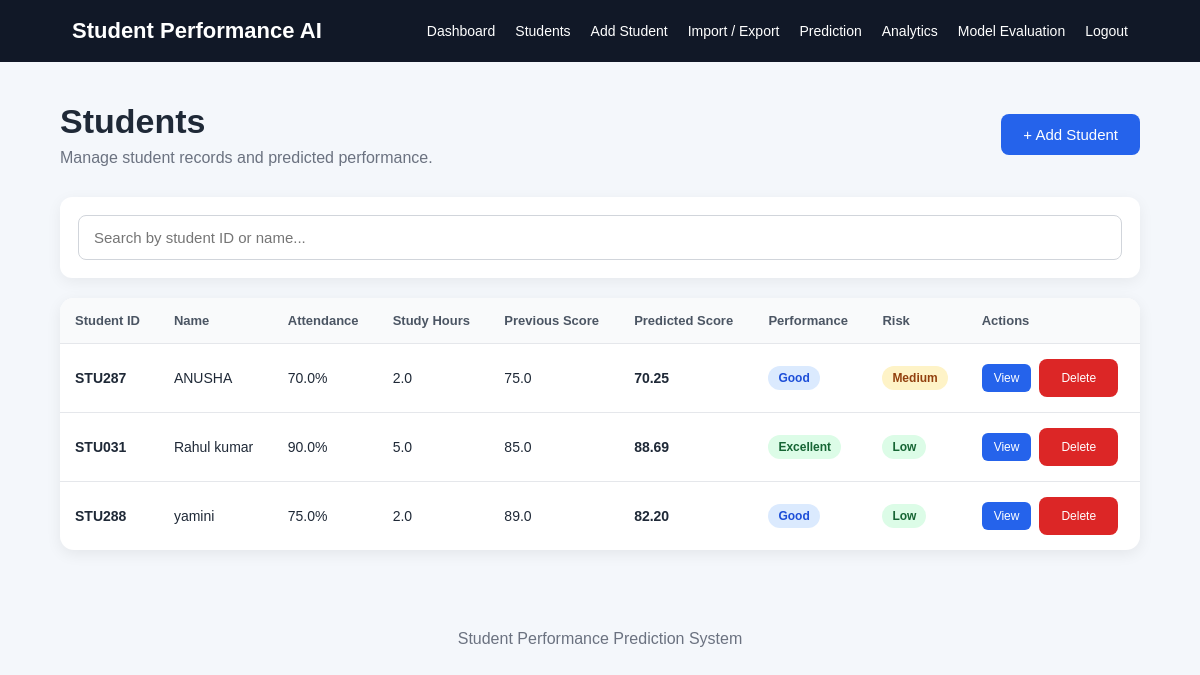
The app's page /students (signed in) with its own data.
### tables this page shows
CREATE TABLE students (

            id INTEGER PRIMARY KEY AUTOINCREMENT,

            student_id TEXT UNIQUE NOT NULL,

            name TEXT NOT NULL,

            attendance REAL NOT NULL,

            study_hours REAL NOT NULL,

            previous_score REAL NOT NULL,

            assignment_score REAL NOT NULL,

            internal_score REAL NOT NULL,

            sleep_hours REAL NOT NULL,

            participation REAL NOT NULL,

            predicted_score REAL,

            performance TEXT,

            risk_level TEXT

        );

### app.py (the view)
@app.route("/students")
def students():
    if "username" not in session:
        return redirect(
            url_for("login")
        )
    connection = get_db_connection()
    students = connection.execute(
        """
        SELECT *
        FROM students
        ORDER BY id DESC
        """
    ).fetchall()
    connection.close()
    return render_template(
        "students.html",
        students=students
    )

### app.py (called while the page is built)
def get_db_connection():
    connection = sqlite3.connect(DATABASE)
    connection.row_factory = sqlite3.Row
    return connection

### templates/students.html (shortened to what this page needs)
{% extends "base.html" %}
{% block content %}
<div class="page-header">
    <div>
        <h1>Students</h1>
        <p>Manage student records and predicted performance.</p>
    </div>
    <a href="{{ url_for('add_student') }}" class="btn">
        + Add Student
    </a>
</div>
<div class="search-box">
    <input
        type="text"
        id="studentSearch"
        placeholder="Search by student ID or name..."
        onkeyup="searchStudents()"
    >
</div>
<div class="table-container">
    {% if students %}
    <table id="studentsTable">
        <thead>
            <tr>
                <th>Student ID</th>
                <th>Name</th>
                <th>Attendance</th>
                <th>Study Hours</th>
                <th>Previous Score</th>
                <th>Predicted Score</th>
                <th>Performance</th>
                <th>Risk</th>
                <th>Actions</th>
            </tr>
        </thead>
        <tbody>
        {% for student in students %}
            <tr>
                <td>
                    <strong>
                        {{ student["student_id"] }}
                    </strong>
                </td>
                <td>
                    {{ student["name"] }}
                </td>
                <td>
                    {{ student["attendance"] }}%
                </td>
                <td>
                    {{ student["study_hours"] }}
                </td>
                <td>
                    {{ student["previous_score"] }}
                </td>
                <td>
                    <strong>
                        {{ "%.2f"|format(student["predicted_score"]) }}
                    </strong>
                </td>
                <td>
                    {% if student["performance"] == "Excellent" %}
                        <span class="badge badge-excellent">
                            Excellent
                        </span>
                    {% elif student["performance"] == "Good" %}
                        <span class="badge badge-good">
                            Good
                        </span>
                    {% elif student["performance"] == "Average" %}
                        <span class="badge badge-average">
                            Average
                        </span>
                    {% else %}
                        <span class="badge badge-risk">
                            At Risk
                        </span>
                    {% endif %}
                </td>
                <td>
                    {% if student["risk_level"] == "Low" %}
                        <span class="badge badge-low">
                            Low
                        </span>
                    {% elif student["risk_level"] == "Medium" %}
                        <span class="badge badge-medium">
                            Medium
                        </span>
                    {% else %}
                        <span class="badge badge-high">
                            High
                        </span>
                    {% endif %}
                </td>
                <td>
                    <div class="action-buttons">
                        <a
                            href="{{ url_for(
                                'student_detail',
                                student_id=student['id']
                            ) }}"
                            class="view-btn"
                        >
                            View
                        </a>
                        <form
                            method="POST"
                            action="{{ url_for(
                                'delete_student',
                                student_id=student['id']
                            ) }}"
                            onsubmit="return confirm(
                                'Are you sure you want to delete this student?'
                            );"
                        >
                            <button
                                type="submit"
                                class="delete-btn"
                            >
                                Delete
                            </button>
                        </form>
                    </div>
                </td>
            </tr>
        {% endfor %}
        </tbody>
    </table>
    {% endif %}
</div>
{% endblock %}

### static/css/style.css (style rules this page uses)
* { box-sizing: border-box; margin: 0; padding: 0; }
body { font-family: Arial, Helvetica, sans-serif; background: #f4f7fb; color: #1f2937; min-height: 100vh; }
.btn { display: inline-block; background: #2563eb; color: white; border: none; padding: 12px 22px; border-radius: 8px; text-decoration: none; cursor: pointer; font-size: 15px; }
.table-container { background: white; border-radius: 14px; overflow-x: auto; box-shadow: 0 4px 15px rgba(0, 0, 0, 0.07); }
table { width: 100%; border-collapse: collapse; }
th { background: #f9fafb; padding: 15px; text-align: left; font-size: 13px; color: #4b5563; }
td { padding: 15px; border-top: 1px solid #e5e7eb; font-size: 14px; }
.badge { display: inline-block; padding: 5px 10px; border-radius: 20px; font-size: 12px; font-weight: bold; }
.badge-excellent { background: #dcfce7; color: #166534; }
.badge-good { background: #dbeafe; color: #1d4ed8; }
.badge-low { background: #dcfce7; color: #166534; }
.badge-medium { background: #fef3c7; color: #92400e; }
.view-btn { display: inline-block; padding: 7px 12px; background: #2563eb; color: white; text-decoration: none; border-radius: 6px; font-size: 12px; }
.page-header { display: flex; justify-content: space-between; align-items: center; margin-bottom: 30px; }
.page-header h1 { font-size: 34px; margin-bottom: 8px; }
.page-header p { color: #6b7280; }
.search-box { background: white; padding: 18px; margin-bottom: 20px; border-radius: 12px; box-shadow: 0 4px 15px rgba(0, 0, 0, 0.06); }
.search-box input { width: 100%; padding: 13px 15px; border: 1px solid #d1d5db; border-radius: 8px; font-size: 15px; outline: none; }
.action-buttons { display: flex; align-items: center; gap: 8px; }
.delete-btn { border: none; padding: 7px 12px; background: #dc2626; color: white; border-radius: 6px; cursor: pointer; font-size: 12px; }
.delete-btn { background: #dc2626; color: white; border: none; padding: 12px 22px; border-radius: 8px; cursor: pointer; }

### records on screen
students: student_id "STU287", name "ANUSHA", attendance "70.0", study_hours "2.0", previous_score "75.0", predicted_score "70.25", performance "Good", risk_level "Medium"
students: student_id "STU031", name "Rahul kumar", attendance "90.0", study_hours "5.0", previous_score "85.0", predicted_score "88.69", performance "Excellent", risk_level "Low"
students: student_id "STU288", name "yamini", attendance "75.0", study_hours "2.0", previous_score "89.0", predicted_score "82.20", performance "Good", risk_level "Low"
